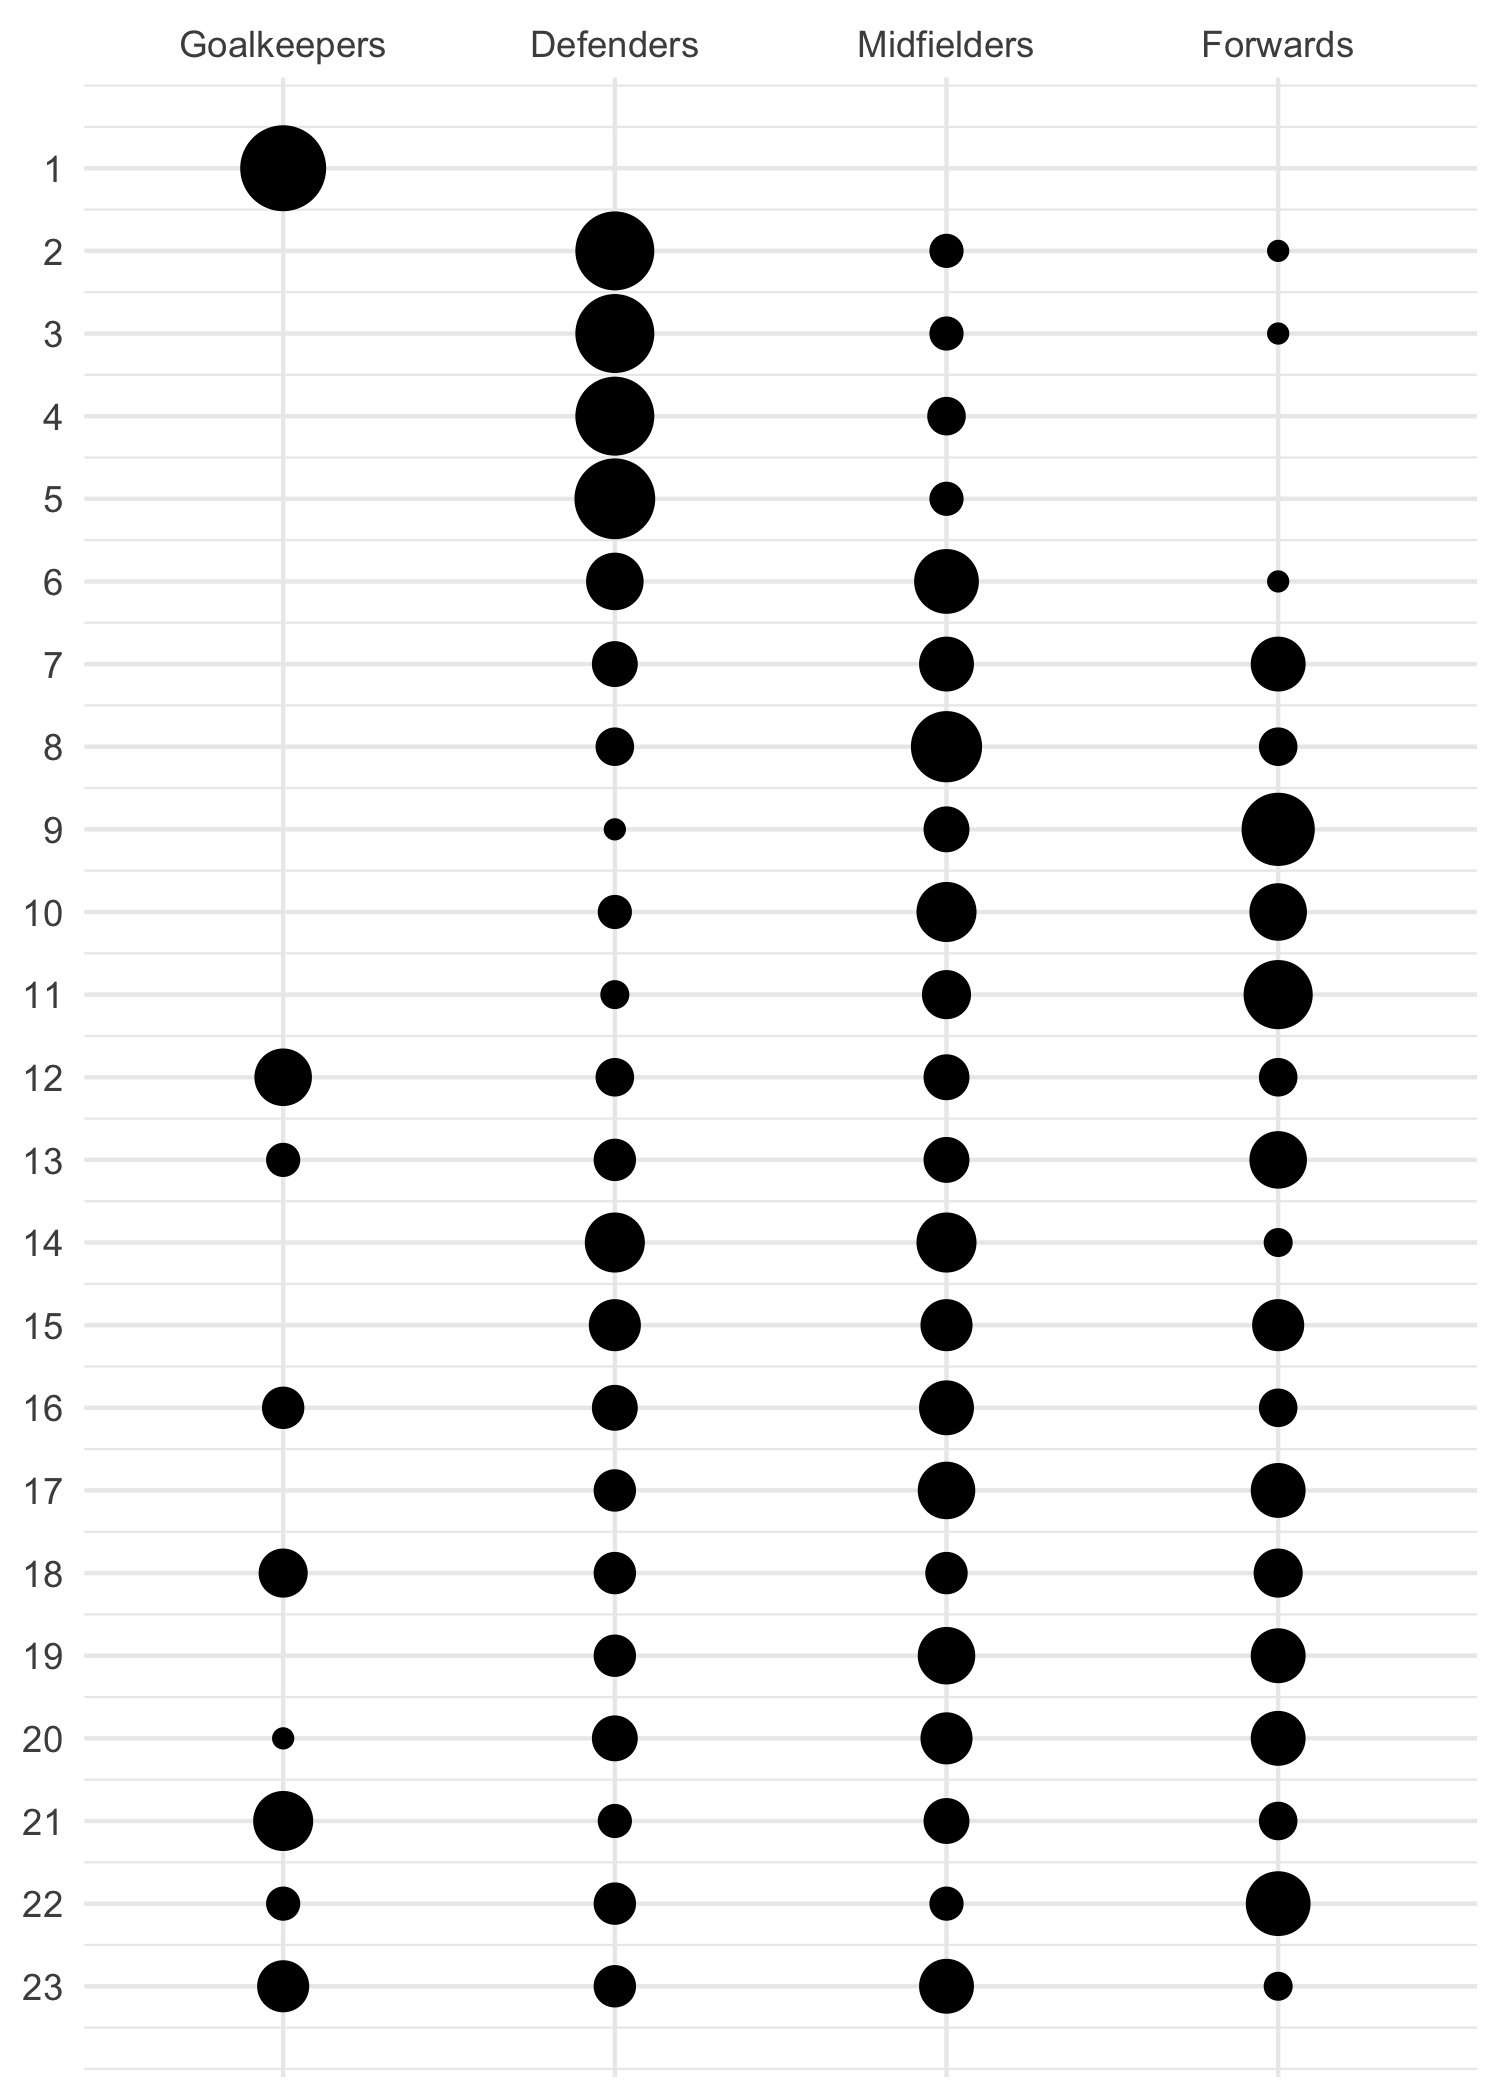

Source code (R):
library(tidyverse)
library(here)

squads <- readr::read_csv("https://raw.githubusercontent.com/rfordatascience/tidytuesday/master/data/2019/2019-07-09/squads.csv")

# squads <- squads %>% 
#   mutate(f = ifelse(squad_no %/% 12 == 0, "Starting 11", "Substitutes"))

ggplot(squads) +
  geom_count(aes(factor(pos, level = c("GK", "DF", "MF", "FW")), squad_no), show.legend = F) +
  stat_summary(fun.data = n_fun, geom = "text") +
  scale_size_area(max_size = 9) +
  scale_y_reverse(breaks = c(1:23)) +
  scale_x_discrete(position = "top",
    labels = c("Goalkeepers", "Defenders", "Midfielders", "Forwards")) +
  # facet_wrap(~ f, scales = "free_y") +
  theme_minimal() +
  theme(
    axis.title = element_blank()
  ) +
  ggsave(here("week-28", "wwc_squad.png"),
         width = 5, height = 7, dpi = 300)
